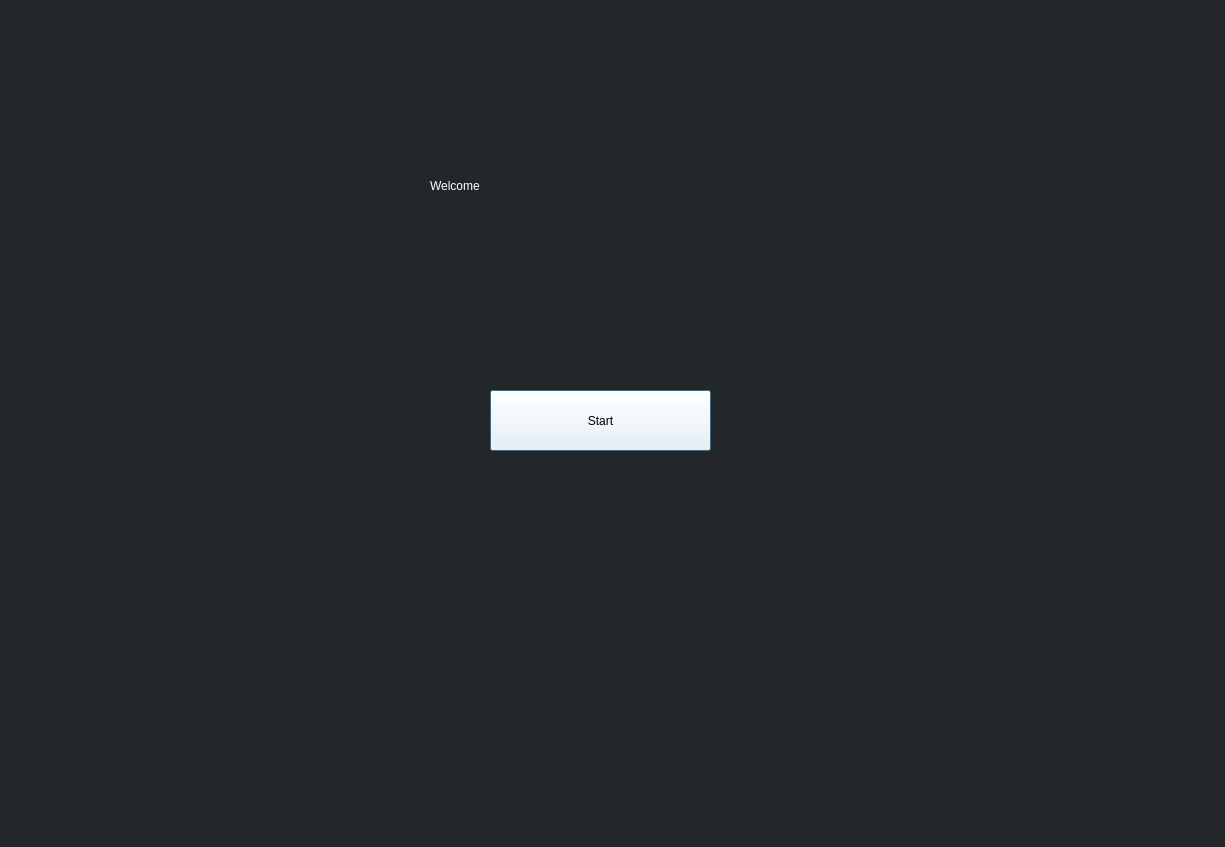
<?xml version="1.0" encoding="UTF-8"?>
<ui version="4.0">
 <class>Dialog</class>
 <widget class="QDialog" name="Dialog">
  <property name="geometry">
   <rect>
    <x>0</x>
    <y>0</y>
    <width>1225</width>
    <height>847</height>
   </rect>
  </property>
  <property name="windowTitle">
   <string>Dialog</string>
  </property>
  <widget class="QWidget" name="bgWidget" native="true">
   <property name="geometry">
    <rect>
     <x>0</x>
     <y>0</y>
     <width>1271</width>
     <height>860</height>
    </rect>
   </property>
   <property name="styleSheet">
    <string notr="true">QWidget#bgWidget{
background-color:#23272A
}</string>
   </property>
   <widget class="QPushButton" name="StartButton">
    <property name="geometry">
     <rect>
      <x>490</x>
      <y>390</y>
      <width>221</width>
      <height>61</height>
     </rect>
    </property>
    <property name="styleSheet">
     <string notr="true">background-color:white;
font: 16pt &quot;MS Shell Dlg 2&quot;;
border-radius:&quot;30px&quot;</string>
    </property>
    <property name="text">
     <string>Start</string>
    </property>
   </widget>
   <widget class="QLabel" name="label">
    <property name="geometry">
     <rect>
      <x>430</x>
      <y>150</y>
      <width>341</width>
      <height>71</height>
     </rect>
    </property>
    <property name="styleSheet">
     <string notr="true">color:white;
font: 36pt &quot;Stencil&quot;;</string>
    </property>
    <property name="text">
     <string>Welcome</string>
    </property>
   </widget>
  </widget>
 </widget>
 <resources/>
 <connections/>
</ui>
